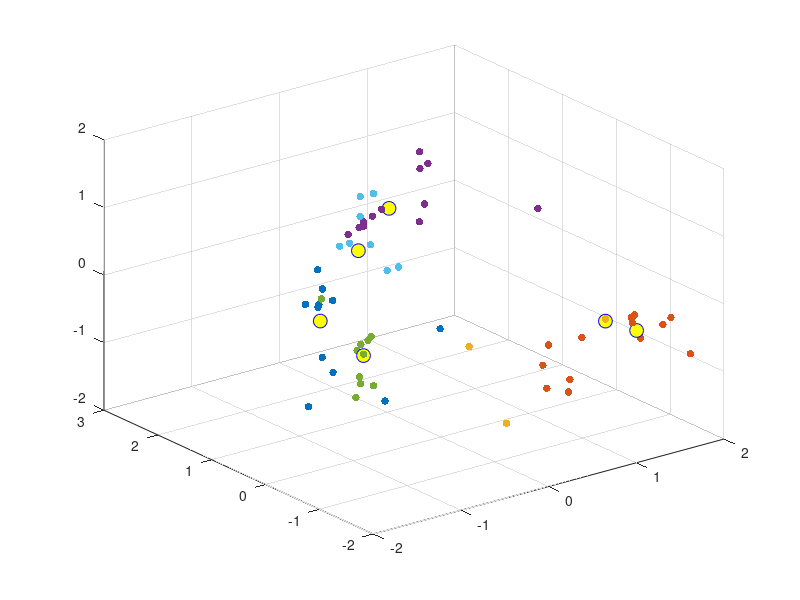

Source code (MATLAB): (Note: this script raises an error after producing the figure.)
close all
load("F0_PVT.mat")

normalizedPVT = normalize(PVT);
[ids, CentralLocations] = kmeans(normalizedPVT(:, :), 6, "Distance", "cityblock");

figure;

colors = ['r', 'g', 'b', 'm', 'k', 'c'];

% Data Points
for i = 1:6
  color = colors(i);
  scatter3(normalizedPVT(ids==i,1),normalizedPVT(ids==i,2),normalizedPVT(ids==i,3),30,'filled',color); 
  grid on; hold on; 
  
end



plot3(CentralLocations(:,1),CentralLocations(:,2),CentralLocations(:,3),'o','Color','b','MarkerSize',10,'MarkerFaceColor','y'); hold on;
legend('Cluster 1','Cluster 2','Cluster 3','Cluster 4','Cluster 5','Cluster 6','Centroids',...
       'Location','NW')
title ('Cluster Assignments and Centroids')
xlabel('Pressure'); ylabel('Vibration'); zlabel('Temperature');
set(gca,'Fontsize',18)
hold off


load("PCAF0Electrodes.mat")

DataSetSize = size(projectionPrincipalComponents);


fullDataset = [projectionPrincipalComponents zeros(DataSetSize(1), 1)];

for i = 1:DataSetSize
    fullDataset(i, 4) = floor((i-1)/10) + 1;
end


[m,n] = size(fullDataset) ;
P = 0.6 ;
idx = randperm(m)  ;
Training = fullDataset(idx(1:round(P*m)),:) ; 
Testing = fullDataset(idx(round(P*m)+1:end),:) ;



treebag = TreeBagger(100,Training(:,1:3),Training(:,4),'SampleWithReplacement', 'on', 'OOBPrediction', 'on');

figure;
err = oobError(treebag);
plot(err);


n = 50;

betterBagging = TreeBagger(50,Training(:,1:3),Training(:,4),'SampleWithReplacement', 'on', 'OOBPrediction', 'on');

r = randi([0 n-1], 1 , 2);

view(betterBagging.Trees{r(1)}, 'Mode','graph')
view(betterBagging.Trees{r(2)}, 'Mode','graph')

YFIT = predict(betterBagging, Testing(:, 1:3));

YFIT = cell2mat(YFIT);
YFIT_d = zeros(24,1);
for i = 1:24
   YFIT_d(i,1) = str2double(YFIT(i));
end
%This is the confusion matrix
C = confusionmat(Testing(:, 4), YFIT_d);

subplot(2,1,2)
confusionchart(C)
title("Confusion Matrix Chart")



